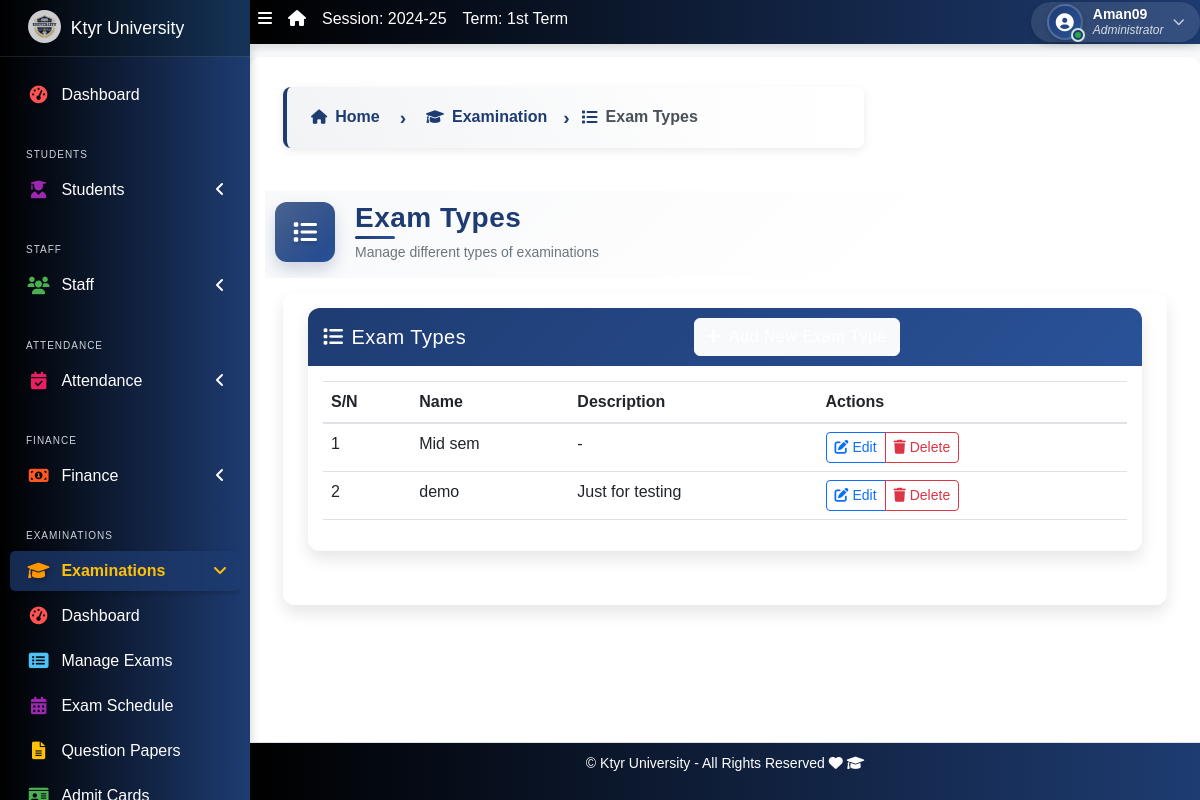
Page /exams/exam-types/ (signed in) on the committed database.
### apps/corecode/models.py (models this page shows, shortened)
class AcademicSession(models.Model):
    name = models.CharField(max_length=200, unique=True)
    current = models.BooleanField(default=True)
    class Meta:
        ordering = ["-name"]

class AcademicTerm(models.Model):
    name = models.CharField(max_length=20, unique=True)
    current = models.BooleanField(default=True)
    class Meta:
        ordering = ["name"]

class CollegeProfile(models.Model):
    college_name = models.CharField(max_length=255)
    college_address = models.TextField()
    college_email = models.EmailField()
    college_phone = models.CharField(max_length=15)
    college_logo = models.ImageField(upload_to='college_logos/', blank=True, null=True)
    established_year = models.PositiveIntegerField()
    principal_name = models.CharField(max_length=255)
    college_type = models.CharField(max_length=50, choices=[
        ('Government', 'Government'),
        ('Private', 'Private'),
        ('Semi-Government', 'Semi-Government'),
    ])
    admin_email = models.EmailField()
    admin_contact = models.CharField(max_length=15)
    facebook_link = models.URLField(blank=True, null=True)
    twitter_link = models.URLField(blank=True, null=True)
    linkedin_link = models.URLField(blank=True, null=True)

### apps/exams/models.py (models this page shows, shortened)
class ExamType(models.Model):
    name = models.CharField(max_length=100)
    description = models.TextField(blank=True, null=True)

### apps/exams/views.py (the view)
# urls.py: path('exam-types/', views.ExamTypeListView.as_view(), name='exam_type_list'),
class ExamTypeListView(LoginRequiredMixin, ListView):
    model = ExamType
    template_name = 'exams/exam_type_list.html'
    context_object_name = 'exam_types'

### apps/corecode/context_processors.py (called while the page is built)
def site_defaults(request):
    current_session = AcademicSession.objects.get(current=True)
    current_term = AcademicTerm.objects.get(current=True)
    vals = SiteConfig.objects.all()
    contexts = {
        "current_session": current_session.name,
        "current_term": current_term.name,
    }
    for val in vals:
        contexts[val.key] = val.value
    return contexts

def global_college_profile(request):
    try:
        profile = CollegeProfileModel.objects.first()
    except CollegeProfileModel.DoesNotExist:
        profile = None
    return {'profile': profile}

### apps/exams/templates/exams/exam_type_list.html (shortened to what this page needs)
{% extends 'base.html' %}
{% load static %}
{% block breadcrumb-left %}
<div class="breadcrumb-container">
  <nav aria-label="breadcrumb">
    <ol class="breadcrumb breadcrumb-chevron">
      <li class="breadcrumb-item">
        <a href="{% url 'home' %}" class="text-decoration-none fw-bold">
          <i class="fas fa-home"></i> Home
        </a>
      </li>
      <li class="breadcrumb-item">
        <a href="{% url 'exams:dashboard' %}" class="text-decoration-none fw-bold">
          <i class="fas fa-graduation-cap"></i> Examination
        </a>
      </li>
      <li class="breadcrumb-item active" aria-current="page">
        <i class="fas fa-list"></i> Exam Types
      </li>
    </ol>
  </nav>
</div>
{% endblock breadcrumb-left %}
{% block title-icon %}fas fa-list{% endblock title-icon %}
{% block title %}Exam Types{% endblock title %}
{% block subtitle %}Manage different types of examinations{% endblock subtitle %}
{% block content %}
<div class="container-fluid exams-container">
  <div class="row mb-4">
    <div class="col-md-12">
      <div class="card shadow">
        <div class="card-header bg-primary text-white d-flex justify-content-between align-items-center">
          <h5 class="mb-0"><i class="fas fa-list me-2"></i>Exam Types</h5>
          <a href="{% url 'exams:exam_type_create' %}" class="btn btn-light">
            <i class="fas fa-plus me-1"></i> Add New Exam Type
          </a>
        </div>
        <div class="card-body">
          <div class="table-responsive">
            <table class="table table-hover" id="examTypeTable">
              <thead>
                <tr>
                  <th>S/N</th>
                  <th>Name</th>
                  <th>Description</th>
                  <th>Actions</th>
                </tr>
              </thead>
              <tbody>
                {% for exam_type in exam_types %}
                <tr>
                  <td>{{ forloop.counter }}</td>
                  <td>{{ exam_type.name }}</td>
                  <td>{{ exam_type.description|default:"-" }}</td>
                  <td>
                    <div class="btn-group" role="group">
                      <a href="{% url 'exams:exam_type_update' exam_type.id %}" class="btn btn-sm btn-outline-primary">
                        <i class="fas fa-edit"></i> Edit
                      </a>
                      <a href="{% url 'exams:exam_type_delete' exam_type.id %}" class="btn btn-sm btn-outline-danger">
                        <i class="fas fa-trash"></i> Delete
                      </a>
                    </div>
                  </td>
                </tr>
                {% empty %}
                <tr>
                  <td colspan="4" class="text-center">No exam types found. <a href="{% url 'exams:exam_type_create' %}">Add one now</a>.</td>
                </tr>
                {% endfor %}
              </tbody>
            </table>
          </div>
        </div>
      </div>
    </div>
  </div>
</div>
{% endblock content %}

### templates/base.html (shortened to what this page needs)
{% load static %}
<!DOCTYPE html>
<html lang="en">
<head>
  <link rel="stylesheet" href="{% static 'dist/css/preload.css' %}">
  <link rel="stylesheet" href="{% static 'plugins/fontawesome-free/css/all.min.css' %}">
  <link rel="stylesheet" href="{% static 'plugins/toastr/toastr.min.css' %}">
<link rel="stylesheet" href="https://cdn.jsdelivr.net/npm/bootstrap-icons/font/bootstrap-icons.css">
    <link rel="stylesheet" href="https://cdnjs.cloudflare.com/ajax/libs/font-awesome/6.5.0/css/all.min.css">
  <link rel="stylesheet"
    href="{% static 'plugins/overlayScrollbars/css/OverlayScrollbars.min.css' %}">
  <link rel="stylesheet" href="{% static 'plugins/Datatables/datatables.min.css' %}" />
  <link rel="stylesheet" href="{% static 'dist/css/adminlte.min.css' %}">
  <link rel="stylesheet" href="https://cdnjs.cloudflare.com/ajax/libs/font-awesome/6.0.0-beta3/css/all.min.css">
  <link rel="stylesheet" href="https://cdn.jsdelivr.net/npm/bootstrap@5.3.0/dist/css/bootstrap.min.css">
  <link rel="stylesheet" href="{% static 'dist/css/style.css' %}">
  <link rel="stylesheet" href="{% static 'dist/css/sidebar-fix.css' %}">
</head>
<body class="hold-transition sidebar-mini layout-fixed layout-navbar-fixed layout-footer-fixed">
  <div class="wrapper">
    <nav class="main-header navbar navbar-expand navbar-dark">
      <ul class="navbar-nav">
        <li class="nav-item">
          <a class="nav-link" data-widget="pushmenu" href="#" role="button"><i
              class="fas fa-bars"></i></a>
        </li>
        <li class="nav-item d-none d-sm-inline-block">
          <a href="{% url 'home' %} " class="nav-link"><i class="fa fa-home"></i></a>
        </li>
        <li class="nav-item d-none d-sm-inline-block">
          <a href="{% url 'current-session' %}" class="nav-link">Session: {{ current_session }}</a>
        </li>
        <li class="nav-item d-none d-sm-inline-block">
          <a href="{% url 'current-session' %}" class="nav-link">Term: {{ current_term }}</a>
        </li>
      </ul>
      <ul class="navbar-nav ml-auto">
        <li class="nav-item dropdown user-menu position-static position-md-relative">
          <a class="nav-link dropdown-toggle user-dropdown-toggle" href="#" role="button" data-bs-toggle="dropdown" aria-expanded="false" id="userDropdown">
            <div class="user-avatar-container">
              <div class="user-avatar">
                <i class="fas fa-user-circle"></i>
              </div>
              <span class="user-status-indicator online" title="Online"></span>
            </div>
            <div class="user-info d-none d-md-inline-block">
              <span class="user-name">{{ request.user.username }}</span>
              <span class="user-role">{% if request.user.is_superuser %}Administrator{% else %}Staff{% endif %}</span>
            </div>
            <i class="fas fa-chevron-down user-dropdown-icon d-none d-md-inline-block"></i>
          </a>
        </li>
      </ul>
    </nav>
    <aside class="main-sidebar sidebar-dark-primary">
      <a href="{% url 'home' %}" class="brand-link d-flex align-items-center">
        {% if profile.college_logo %}
        <img src="{{ profile.college_logo.url }}" alt="College Logo" class="brand-image img-circle elevation-3" style="opacity: .8; margin-right: 10px; max-height: 33px;">
        {% else %}
        <i class="fas fa-graduation-cap brand-image img-circle elevation-3" style="opacity: .8; margin-right: 10px; background-color: #fff; color: #1E3C72; padding: 5px; font-size: 16px;"></i>
        {% endif %}
        <span class="brand-text font-weight-light">{{ profile.college_name | default:"MySchool" }}</span>
      </a>
<div class="sidebar">
  <nav class="mt-2">
      <ul class="nav nav-pills nav-sidebar flex-column" data-widget="treeview" role="menu" data-accordion="false">
          <li class="nav-item">
              <a href="{% url 'home' %}" class="nav-link {% if request.resolver_match.url_name == 'home' %}active{% endif %}">
                  <i class="nav-icon fas fa-tachometer-alt" style="color: #ff5733; text-shadow: 2px 2px 5px rgba(0, 0, 0, 0.3);"></i>
                  <p>Dashboard</p>
              </a>
          </li>
          <li class="nav-header">Students</li>
          <li class="nav-item has-treeview  {% if request.resolver_match.url_name in 'student-list student-create student-create-udise student-update-udise student-details' %}menu-open{% endif %}">
              <a href="#" class="nav-link  " >
                  <i class="nav-icon fas fa-user-graduate" style="color: #3399ff; text-shadow: 2px 2px 5px rgba(0, 0, 0, 0.3);"></i>
                  <p>Students<i class="fas fa-angle-left right"></i></p>
              </a>
          </li>
          <li class="nav-header">Staff</li>
          <li class="nav-item has-treeview  {% if request.resolver_match.url_name in 'staff-list non-teaching-staffs-list' %}menu-open{% endif %}">
              <a href="#" class="nav-link">
                  <i class="nav-icon fas fa-users" style="color: #9933ff;"></i>
                  <p>Staff<i class="fas fa-angle-left right"></i></p>
              </a>
          </li>
          <li class="nav-header">Attendance</li>
            <li class="nav-item has-treeview {% if request.resolver_match.url_name in 'attendance_list holiday_list' %}menu-open{% endif %}">
                <a href="#" class="nav-link">
                    <i class="nav-icon fas fa-calendar-check" style="color: #ffcc00; text-shadow: 2px 2px 5px rgba(0, 0, 0, 0.3);"></i>
                    <p>Attendance<i class="fas fa-angle-left right"></i></p>
                </a>
            </li>
          <li class="nav-header">Finance</li>
          <li class="nav-item has-treeview {% if request.resolver_match.url_name in 'invoice-list' %}menu-open{% endif %}">
              <a href="#" class="nav-link">
                  <i class="nav-icon fas fa-money-bill-alt" style="color: #66ccff;"></i>
                  <p>
                      Finance
                      <i class="fas fa-angle-left right"></i>
                  </p>
              </a>
          </li>
          <li class="nav-header">Examinations</li>
          <li class="nav-item has-treeview {% if 'exams' in request.path %}menu-open{% endif %}">
              <a href="{% url 'exams:dashboard' %}" class="nav-link {% if 'exams' in request.path %}active{% endif %}">
                  <i class="nav-icon fas fa-graduation-cap" style="color: #ff9900; text-shadow: 2px 2px 5px rgba(0, 0, 0, 0.3);"></i>
                  <p>
                      Examinations
                      <i class="fas fa-angle-left right"></i>
                  </p>
              </a>
              <ul class="nav nav-treeview">
                  <li class="nav-item">
                      <a href="{% url 'exams:dashboard' %}" class="nav-link {% if request.resolver_match.url_name == 'dashboard' and 'exams' in request.path %}active{% endif %}">
                          <i class="fas fa-tachometer-alt nav-icon" style="color: #ff9900;"></i>
                          <p>Dashboard</p>
                      </a>
                  </li>
                  <li class="nav-item">
                      <a href="{% url 'exams:exam_list' %}" class="nav-link {% if request.resolver_match.url_name == 'exam_list' %}active{% endif %}">
                          <i class="fas fa-list-alt nav-icon" style="color: #ff6600;"></i>
                          <p>Manage Exams</p>
                      </a>
                  </li>
                  <li class="nav-item">
                      <a href="{% url 'exams:exam_schedule_list' %}" class="nav-link {% if request.resolver_match.url_name == 'exam_schedule_list' %}active{% endif %}">
                          <i class="fas fa-calendar-alt nav-icon" style="color: #ff6600;"></i>
                          <p>Exam Schedule</p>
                      </a>
                  </li>
                  <li class="nav-item">
                      <a href="{% url 'exams:question_paper_list' %}" class="nav-link {% if request.resolver_match.url_name == 'question_paper_list' %}active{% endif %}">
                          <i class="fas fa-file-alt nav-icon" style="color: #ff3366;"></i>
                          <p>Question Papers</p>
                      </a>
                  </li>
                  <li class="nav-item">
                      <a href="{% url 'exams:admit_card_list' %}" class="nav-link {% if request.resolver_match.url_name == 'admit_card_list' %}active{% endif %}">
                          <i class="fas fa-id-card nav-icon" style="color: #cc3300;"></i>
                          <p>Admit Cards</p>
                      </a>
                  </li>
              </ul>
          </li>
      </ul>
  </nav>
</div>
    </aside>
    <div class="content-wrapper">
      <section class="content-header">
        <div class="container-fluid">
          <div class="row mb-1">
            <div class="col-sm-8">
              {% block breadcrumb-left %}{% endblock breadcrumb-left %}
            </div>
            <div class="col-sm-4">
            </div>
          </div>
        </div>
      </section>
      <div class="page-title-section">
        <div class="container-fluid">
          <div class="row align-items-center">
            <div class="col-md-8">
              <div class="page-title-container">
                <div class="page-title-icon">
                  <i class="{% block title-icon %}fas fa-file-alt{% endblock title-icon %}"></i>
                </div>
                <div class="page-title-content">
                  <h1 class="page-title">{% block title %}{% endblock title %}</h1>
                  <p class="page-subtitle">{% block subtitle %}{% endblock subtitle %}</p>
                </div>
              </div>
            </div>
          </div>
        </div>
      </div>
      <section class="content">
        <div class="container-fluid">
          <div class="row">
            <div class="col-md-12">
              {% block fullcard %}
              <div class="card">
                <div class="card-body">
                  <div class="row">
                    <div class="col">
                      {% block content %}
                      {% endblock content %}
                    </div>
                  </div>
                </div>
              </div>
              {% endblock fullcard %}
            </div>
          </div>
        </div>
      </section>
    </div>
    <footer class="main-footer">
      <p>&copy; {{ profile.college_name | default:"MySchool" }} - All Rights Reserved
      <i class="fas fa-heart"></i>
      <i class="fas fa-graduation-cap"></i></p>
    </footer>
  </div>
</body>
</html>

### templates/base.html (style rules this page uses)
body { visibility: hidden; font-family: 'Poppins', sans-serif !important; background-color: #f8f9fa !important; margin: 0 !important; padding: 0 !important; height: 100% !important; overflow-x: hidden !important; }
.navbar { background: linear-gradient(90deg, black, #1E3C72) !important; color: white !important; }
.sidebar, .main-sidebar { background: linear-gradient(90deg, black, #1E3C72) !important; color: white !important; }

### rows in the picture
AcademicSession: name "2024-25"
AcademicTerm: name "1st Term"
CollegeProfile: college_logo (picture), college_name "Ktyr University"
ExamType: name "Mid sem", description "-"
ExamType: name "demo", description "Just for testing"

### other values in the picture
{{ request.user.username }} "Aman09"
